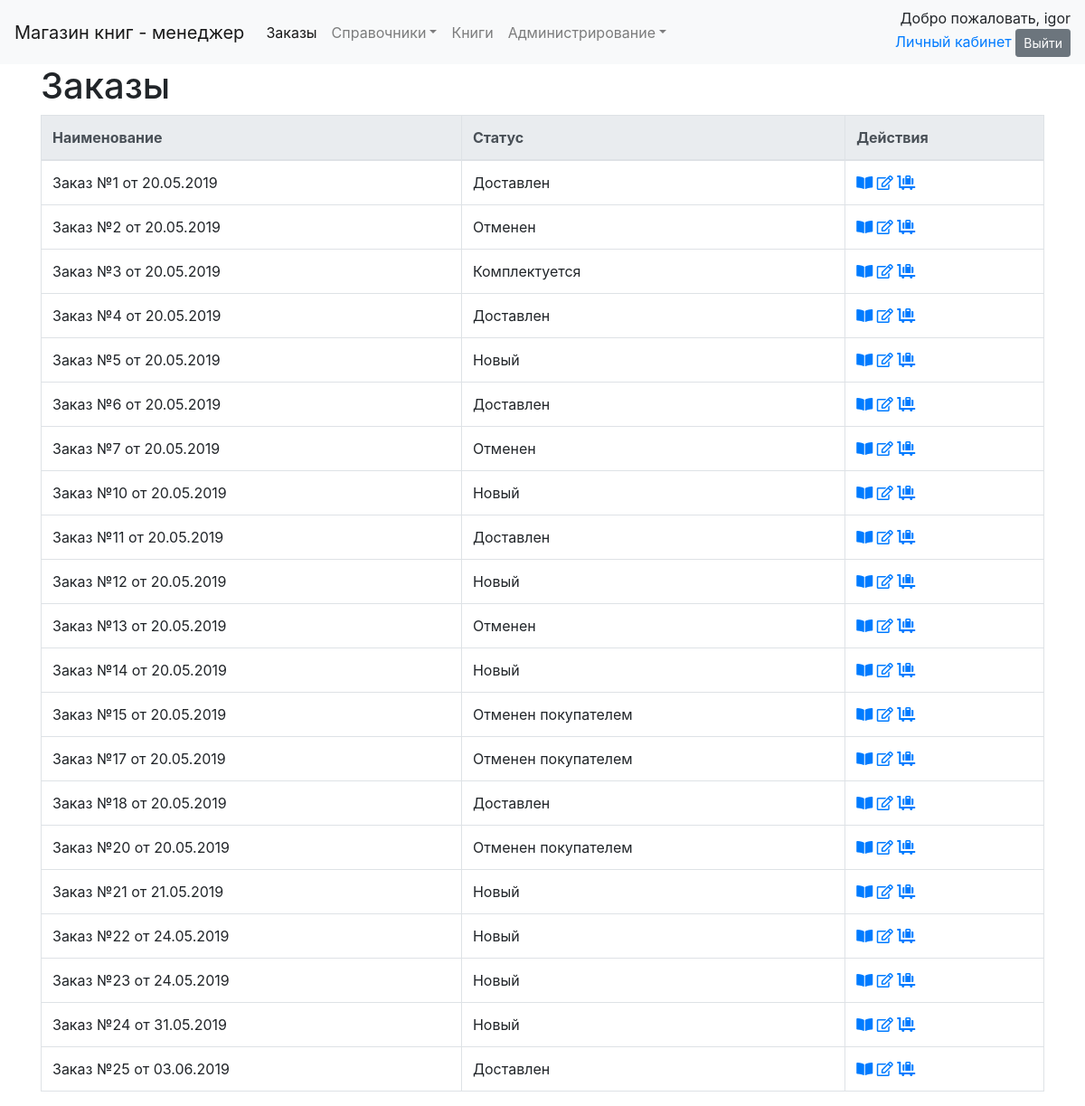
Page /order/all/ (signed in) on the earlier database version.
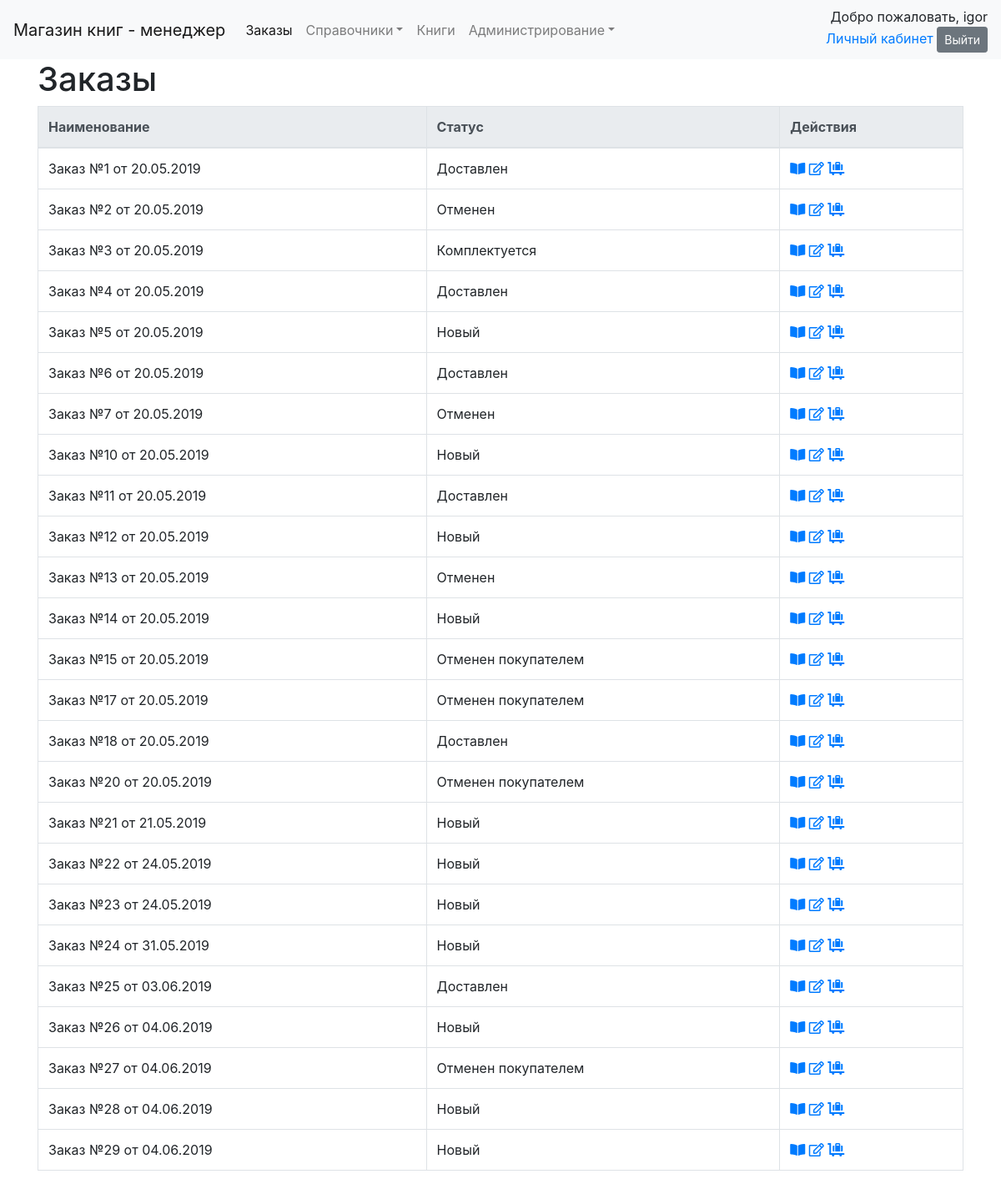
Same page on the later database version.
### orderapp/models.py (models this page shows, shortened)
class Order(models.Model):
    cart = models.ForeignKey(Cart, on_delete=models.PROTECT, verbose_name='корзина', related_name='order',
                             related_query_name='order')
    status = models.ForeignKey(OrderStatus, on_delete=models.PROTECT, verbose_name='статус', related_name='order',
                               related_query_name='order')
    name = models.CharField(verbose_name='имя', max_length=50, help_text='Как к вам обращаться?')
    phone = models.CharField(max_length=15, verbose_name='телефон', help_text='Телефон для связи: +375(29)000-00-00')
    email = models.EmailField(verbose_name='email', blank=True, null=True,
                              help_text='Электронная почта: example@domain.com')
    delivery_adress = models.TextField(verbose_name='Адрес доставки',
                                       help_text='Пример: г. Минск, ул. Звездная, д. 1, кв. 7')
    comments = models.TextField(verbose_name='комментарий', blank=True, null=True)
    date_create = models.DateTimeField("Дата создания", auto_now_add=True, )
    date_update = models.DateTimeField("Дата последнего изменения", auto_now=True)
    user_comments = GenericRelation(Comment, related_query_name='order')
    def __str__(self):
        return "Заказ №" + str(self.pk) + " от " + self.date_create.strftime("%d.%m.%Y")
    def get_detail_url(self):
        return reverse_lazy('order_detail', kwargs={'pk': self.pk})
    def get_change_status_url(self):
        return reverse_lazy('order_change_status', kwargs={'pk': self.pk})
    def get_update_url(self):
        return reverse_lazy('order_update', kwargs={'pk': self.pk})
    class Meta:
        verbose_name = 'заказ'
        verbose_name_plural = 'заказы'
        permissions = [('manager', 'is_manager'), ]

### dimensionsapp/models.py (models this page shows, shortened)
class Dimension(models.Model):
    name = models.CharField("Наименование", max_length=50, unique=True)
    description = models.TextField("Описание", blank=True, )
    class Meta:
        abstract = True
        ordering = ['name']

class OrderStatus(Dimension):
    class Meta(Dimension.Meta):
        verbose_name = 'статус заказа'
        verbose_name_plural = 'статусы заказа'

### orderapp/views.py (the view)
# urls.py: path('all/', ManagerOrderListView.as_view(), name='order_list'),
class ManagerOrderListView(ManagerListView):
    model = Order

### orderapp/templates/orderapp/order_list.html (shortened to what this page needs)
{% extends 'dimension_list.html' %}
{% block header %}<h1>Заказы</h1>{% endblock %}
{% block navbar %}
    {% include 'navbar.html' with active="order" %}
{% endblock %}
{% block list_header %}
    <th>Наименование</th>
    <th>Статус</th>
{% endblock %}
{% block list_element %}
    <td>{{ object }}</td>
    <td>{{ object.status.name }}</td>
{% endblock %}
{% block actions %}
    <td>
        <a href="{% block  url_view %}{{ object.get_detail_url }}{% endblock %}"
           title="Посмотреть"><i class="fas fa-book-open"></i></a>
        <a href="{% block  url_edit %}{{ object.get_update_url }}{% endblock %}"
           title="Править"><i class="far fa-edit"></i></a>
        <a href="{% block  url_delete %}{{ object.get_change_status_url }}{% endblock %}"
           title="Изменить статус"><i class="fas fa-luggage-cart"></i></a>
    </td>
{% endblock %}

### templates/dimension_list.html (shortened to what this page needs)
{% extends 'base.html' %}
{% load static %}
{% load crispy_forms_tags %}
{% load paginator_page %}
{% block body %}
    <div class="container">
        <div class="row align-items-center">
            <div class="col-auto">
                {% block header %}{% endblock %}
            </div>
        </div>
        <table class="table table-bordered">
            {% block dimension_list %}
                <thead class="thead-light">
                <tr>
                    {% block list_header %}{% endblock %}
                    <th>Действия</th>
                </tr>
                </thead>
                <tbody>
                {% for object in object_list %}
                    <tr>
                        {% block list_element %}{% endblock %}
                        {% block actions %}{% endblock %}
                    </tr>
                {% endfor %}
                </tbody>
            {% endblock %}
        </table>
    </div>
{% endblock body %}

Differences in the rows shown:
added Order: id+date_create "Заказ №26 от 04.06.2019", status.name "Новый"
added Order: id+date_create "Заказ №27 от 04.06.2019", status.name "Отменен покупателем"
added Order: id+date_create "Заказ №28 от 04.06.2019", status.name "Новый"
added Order: id+date_create "Заказ №29 от 04.06.2019", status.name "Новый"
